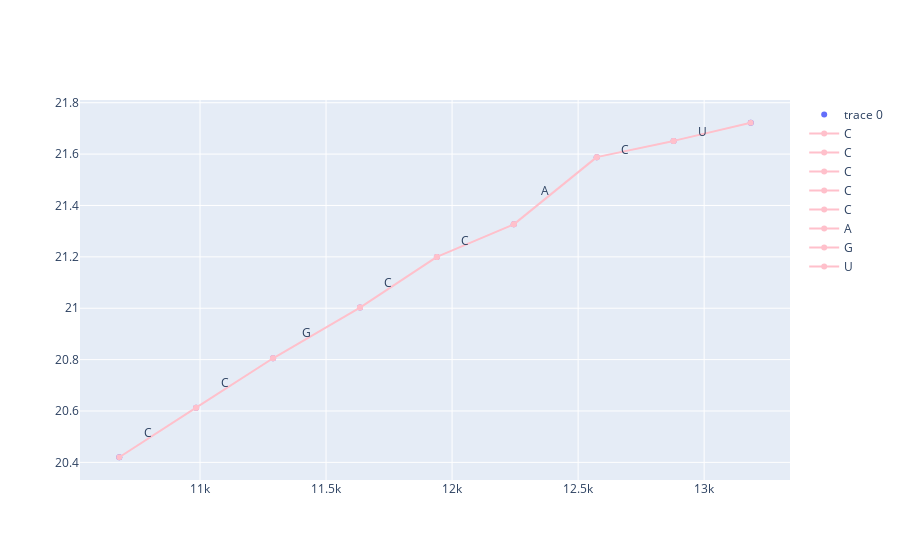

Notebook code cell kept with this figure:
### Code cell
idx = 2
orientation = 3
# df_sample = dfs_rsv_5p[idx]
df_sample = dfs_rsv_3p[idx]
bcr = base_calling_random(df_sample)
plotly_basecalling(*bcr, annotate=False)
df = process_mass_base_seats(df_sample, bcr[1], full_mass=glu_rsv_masses[idx])
dump_glu_rsv_seats(df, glu_isoforms[idx], orientation=orientation)

### Figure 1 — Plotly figure (JSON) as saved in the notebook; plotly's stock layout.template omitted (floating-point values rounded to 4 significant figures)
{"data": [{"mode": "markers", "type": "scatter", "x": [10680.0, 12570.0, 12240.0, 12880.0, 13180.0, 11630.0, 11940.0, 11290.0, 10980.0], "y": [20.42, 21.59, 21.33, 21.65, 21.72, 21.0, 21.2, 20.81, 20.61]}, {"line": {"color": "pink"}, "mode": "lines+markers", "name": "C", "type": "scatter", "x": [12240.0, 11940.0], "y": [21.33, 21.2]}, {"line": {"color": "pink"}, "mode": "lines+markers", "name": "C", "type": "scatter", "x": [12570.0, 12880.0], "y": [21.59, 21.65]}, {"line": {"color": "pink"}, "mode": "lines+markers", "name": "C", "type": "scatter", "x": [11630.0, 11940.0], "y": [21.0, 21.2]}, {"line": {"color": "pink"}, "mode": "lines+markers", "name": "C", "type": "scatter", "x": [11290.0, 10980.0], "y": [20.81, 20.61]}, {"line": {"color": "pink"}, "mode": "lines+markers", "name": "C", "type": "scatter", "x": [10680.0, 10980.0], "y": [20.42, 20.61]}, {"line": {"color": "pink"}, "mode": "lines+markers", "name": "A", "type": "scatter", "x": [12570.0, 12240.0], "y": [21.59, 21.33]}, {"line": {"color": "pink"}, "mode": "lines+markers", "name": "G", "type": "scatter", "x": [11630.0, 11290.0], "y": [21.0, 20.81]}, {"line": {"color": "pink"}, "mode": "lines+markers", "name": "U", "type": "scatter", "x": [12880.0, 13180.0], "y": [21.65, 21.72]}], "layout": {"annotations": [{"arrowhead": 1, "showarrow": false, "text": "C", "x": 12090.0, "xshift": -10, "y": 21.26}, {"arrowhead": 1, "showarrow": false, "text": "C", "x": 12730.0, "xshift": -10, "y": 21.62}, {"arrowhead": 1, "showarrow": false, "text": "C", "x": 11790.0, "xshift": -10, "y": 21.1}, {"arrowhead": 1, "showarrow": false, "text": "C", "x": 11140.0, "xshift": -10, "y": 20.71}, {"arrowhead": 1, "showarrow": false, "text": "C", "x": 10830.0, "xshift": -10, "y": 20.52}, {"arrowhead": 1, "showarrow": false, "text": "A", "x": 12410.0, "xshift": -10, "y": 21.46}, {"arrowhead": 1, "showarrow": false, "text": "G", "x": 11460.0, "xshift": -10, "y": 20.9}, {"arrowhead": 1, "showarrow": false, "text": "U", "x": 13030.0, "xshift": -10, "y": 21.69}]}}
